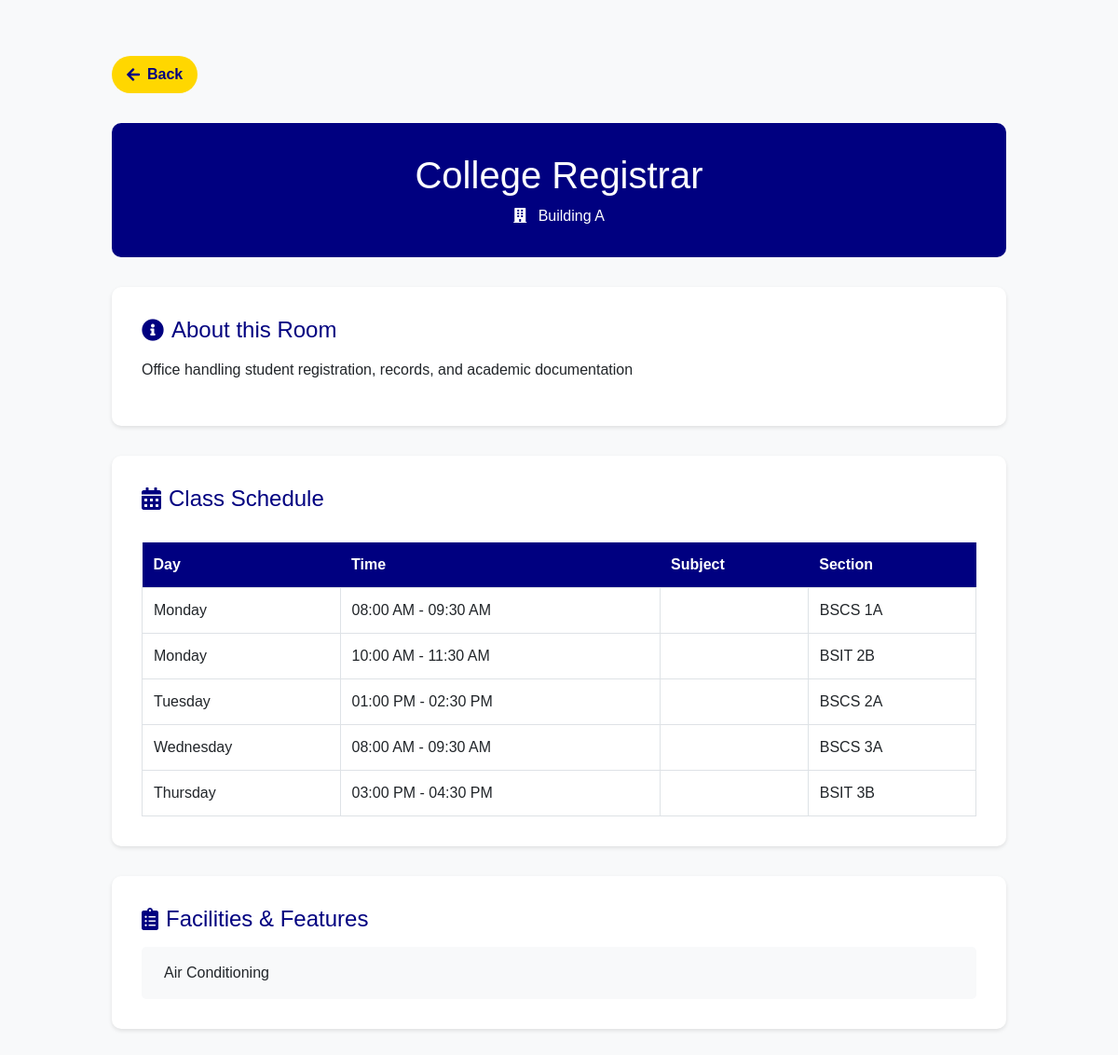
The page /view_room.php?id=1 on the database its author committed.
### tables this page shows
CREATE TABLE IF NOT EXISTS rooms (
    id INT AUTO_INCREMENT PRIMARY KEY,
    building_id INT,
    name VARCHAR(100) NOT NULL,
    description TEXT,
    image_url VARCHAR(255),
    created_at TIMESTAMP DEFAULT CURRENT_TIMESTAMP,
    FOREIGN KEY (building_id) REFERENCES buildings(id)
);

CREATE TABLE IF NOT EXISTS buildings (
    id INT AUTO_INCREMENT PRIMARY KEY,
    name VARCHAR(100) NOT NULL,
    floor VARCHAR(50) NOT NULL,
    description TEXT,
    image_url VARCHAR(255),
    created_at TIMESTAMP DEFAULT CURRENT_TIMESTAMP
);

CREATE TABLE IF NOT EXISTS room_schedules (
    id INT PRIMARY KEY AUTO_INCREMENT,
    room_id INT NOT NULL,
    day_of_week ENUM('Monday', 'Tuesday', 'Wednesday', 'Thursday', 'Friday', 'Saturday', 'Sunday') NOT NULL,
    start_time TIME NOT NULL,
    end_time TIME NOT NULL,
    subject_name VARCHAR(255),
    professor_name VARCHAR(255),
    section VARCHAR(50),
    FOREIGN KEY (room_id) REFERENCES rooms(id) ON DELETE CASCADE
);

### includes/functions.php (called while the page is built, shortened)
<?php
require_once __DIR__ . '/../config/database.php';
function getRoomDetails($room_id) {
    global $pdo;
    try {
        $sql = "SELECT r.*, b.name as building_name, b.floor,
                       r.image_url as room_image
                FROM rooms r
                JOIN buildings b ON r.building_id = b.id
                WHERE r.id = ?";
        $stmt = $pdo->prepare($sql);
        $stmt->execute([$room_id]);
        $room = $stmt->fetch(PDO::FETCH_ASSOC);
        if ($room) {
            if (empty($room['room_image'])) {
                $room['room_image'] = 'default-room.jpg';
            }
        }
        return $room;
    } catch(PDOException $e) {
        error_log("Get room details error: " . $e->getMessage());
        return null;
    }
}
function getRoomSchedule($room_id) {
    global $pdo;
    try {
        $sql = "SELECT * FROM room_schedules WHERE room_id = ? ORDER BY day_of_week, start_time";
        $stmt = $pdo->prepare($sql);
        $stmt->execute([$room_id]);
        return $stmt->fetchAll(PDO::FETCH_ASSOC);
    } catch(PDOException $e) {
        error_log("Get room schedule error: " . $e->getMessage());
        return [];
    }
}

### view_room.php (the view, shortened to what this page needs)
<?php
require_once 'includes/functions.php';
$room_id = isset($_GET['id']) ? (int)$_GET['id'] : 0;
$room = getRoomDetails($room_id);
?>
<!DOCTYPE html>
<html lang="en">
<head>
    <link rel="stylesheet" href="https://stackpath.bootstrapcdn.com/bootstrap/4.5.2/css/bootstrap.min.css">
    <link rel="stylesheet" href="https://cdnjs.cloudflare.com/ajax/libs/font-awesome/5.15.4/css/all.min.css">
</head>
<body>
    <div class="room-container">
        <a href="javascript:history.back()" class="back-btn">
            <i class="fas fa-arrow-left"></i>
            Back
        </a>
        <div class="room-header">
            <h1><?php echo htmlspecialchars($room['name']); ?></h1>
            <p class="mb-0">
                <i class="fas fa-building mr-2"></i>
                <?php echo htmlspecialchars($room['building_name']); ?>
            </p>
        </div>
        <div class="info-card">
            <h3>
                <i class="fas fa-info-circle"></i>
                About this Room
            </h3>
            <p><?php echo nl2br(htmlspecialchars($room['description'])); ?></p>
        </div>
        <?php if ($room['name'] !== 'General Service Office'): ?>
        <div class="info-card">
            <h3>
                <i class="fas fa-calendar-alt"></i>
                Class Schedule
            </h3>
            <div class="table-responsive">
                <table class="schedule-table">
                    <thead>
                        <tr>
                            <th>Day</th>
                            <th>Time</th>
                            <th>Subject</th>
                            <th>Section</th>
                        </tr>
                    </thead>
                    <tbody>
                        <?php
                        $schedules = getRoomSchedule($room_id);
                        foreach ($schedules as $schedule):
                            if (strpos($schedule['start_time'], '11:00:00') === false):
                        ?>
                        <tr>
                            <td><?php echo htmlspecialchars($schedule['day_of_week']); ?></td>
                            <td>
                                <?php
                                    $start = date('h:i A', strtotime($schedule['start_time']));
                                    $end = date('h:i A', strtotime($schedule['end_time']));
                                    echo htmlspecialchars($start . ' - ' . $end);
                                ?>
                            </td>
                            <td><?php echo htmlspecialchars($schedule['subject']); ?></td>
                            <td><?php echo htmlspecialchars($schedule['section']); ?></td>
                        </tr>
                        <?php
                            endif;
                        endforeach;
                        ?>
                    </tbody>
                </table>
            </div>
        </div>
        <?php endif; ?>
        <div class="info-card">
            <h3>
                <i class="fas fa-clipboard-list"></i>
                Facilities & Features
            </h3>
            <ul class="facility-list">
                <li class="facility-item">
                    Air Conditioning
                </li>
            </ul>
        </div>
    </div>
</body>
</html>

### view_room.php (style rules this page uses)
body { background: #f8f9fa; font-family: Arial, sans-serif; }
.room-container { max-width: 1000px; margin: 40px auto; padding: 20px; }
.room-header { background: #000080; color: white; padding: 2rem; border-radius: 10px; margin-bottom: 2rem; text-align: center; }
.info-card { background: white; border-radius: 10px; padding: 2rem; margin-bottom: 2rem; box-shadow: 0 2px 4px rgba(0,0,0,0.1); }
.info-card h3 { color: #000080; margin-bottom: 1rem; font-size: 1.5rem; display: flex; align-items: center; gap: 0.5rem; }
.schedule-table { width: 100%; margin-top: 1rem; }
.schedule-table th { background: #000080; color: white; padding: 0.75rem; }
.schedule-table td { padding: 0.75rem; border: 1px solid #dee2e6; }
.back-btn { display: inline-flex; align-items: center; gap: 0.5rem; background: #FFD700; color: #000080; padding: 0.5rem 1rem; border-radius: 25px; text-decoration: none; font-weight: bold; margin-bottom: 2rem; transition: all 0.3s; }
.facility-list { list-style: none; padding: 0; margin: 0; display: grid; grid-template-columns: repeat(auto-fit, minmax(200px, 1fr)); gap: 1rem; }
.facility-item { background: #f8f9fa; padding: 1rem; border-radius: 5px; display: flex; align-items: center; gap: 0.5rem; }

### rows shown on the page
rooms: name "College Registrar", building.name "Building A", description "Office handling student registration, records, and academic documentation"
room_schedules: day_of_week "Monday", start_time+end_time "08:00 AM - 09:30 AM", section "BSCS 1A"
room_schedules: day_of_week "Monday", start_time+end_time "10:00 AM - 11:30 AM", section "BSIT 2B"
room_schedules: day_of_week "Tuesday", start_time+end_time "01:00 PM - 02:30 PM", section "BSCS 2A"
room_schedules: day_of_week "Wednesday", start_time+end_time "08:00 AM - 09:30 AM", section "BSCS 3A"
room_schedules: day_of_week "Thursday", start_time+end_time "03:00 PM - 04:30 PM", section "BSIT 3B"
